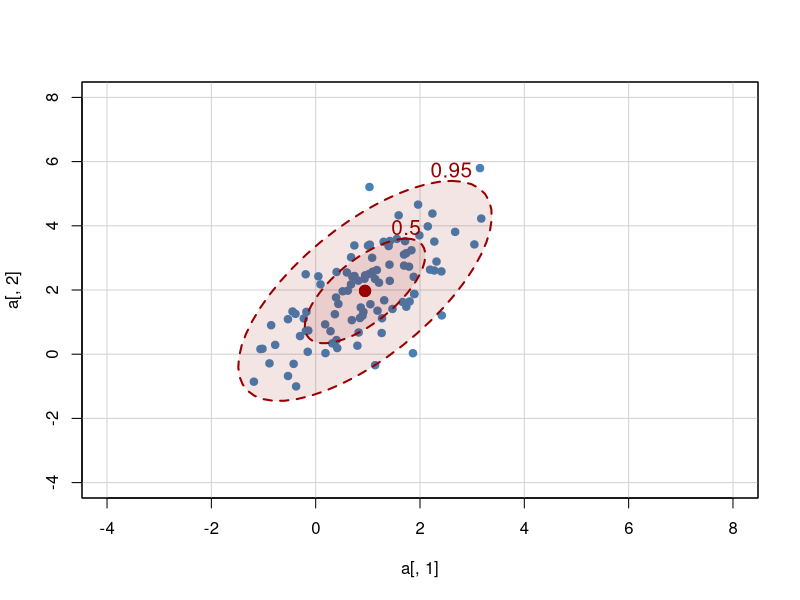
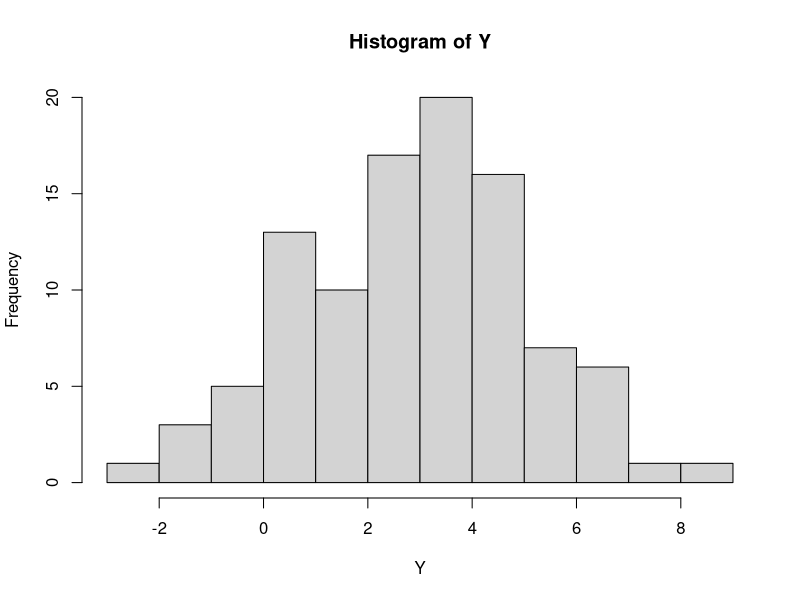
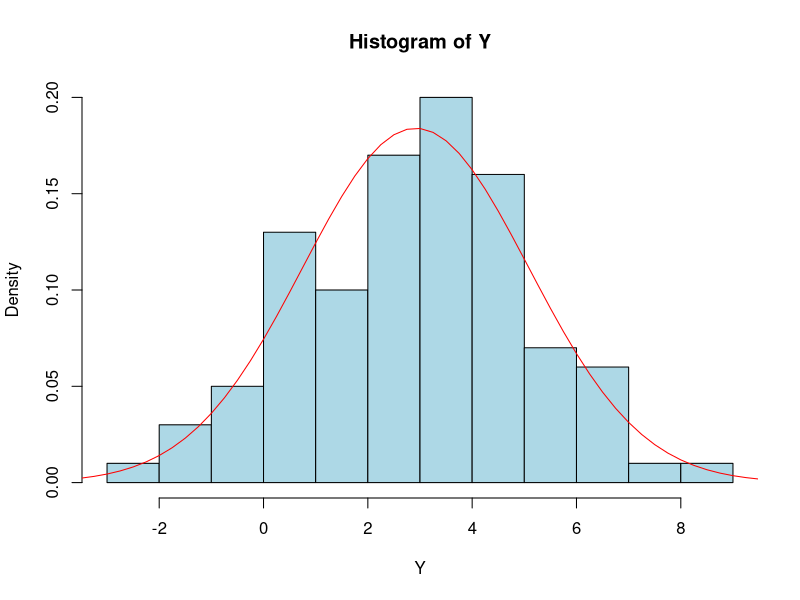

These figures' R source, in order:
####Question 3#######
library(mnormt)
var_=cbind(c(1,1),c(1,2))
a=rmnorm(100,mean=c(1,2),varcov=var_,sqrt=NULL)
library(car)
dataEllipse(a[,1], a[,2], 
            xlim = c(-4, 8), ylim = c(-4, 8), 
            pch=19, col = c("steelblue", "#990000"), lty=2,
            ellipse.label=c(0.5, 0.95), levels = c(0.5, 0.95),
            fill=TRUE, fill.alpha=0.1)
Y<- a[,1]+a[,2]
hist(Y)
m<-mean(Y)
v<- var(Y)

#3d
std<-sqrt(v)
hist(Y,col="light blue",main="Histogram of Y",freq=F)
curve(dnorm(x,mean=m,sd=std),-5,20, add=T,col= "red")


#####Q4#### --part b
library(mnormt)
var_cov = cbind(c(2,1,1),c(1,1,1),c(1,1,3))
r_new <- rmnorm(100,mean=c(1,2,3),varcov=var_cov,sqrt=NULL)
cor(r_new)
scaled <- scale(r_new) 
cov(scaled)

